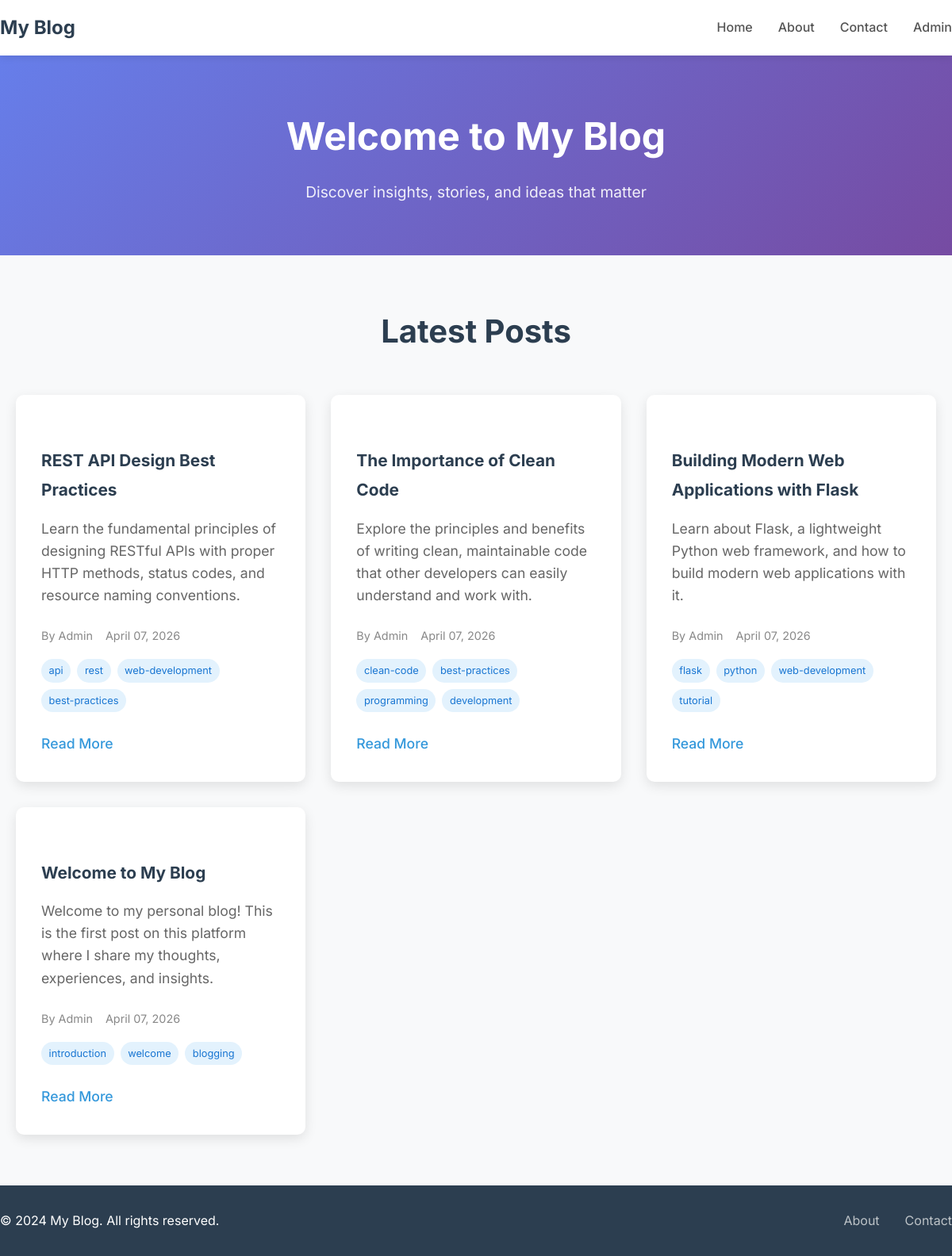
The page / on the database its author committed.
### app.py (models this page shows)
class BlogPost(db.Model):
    id = db.Column(db.Integer, primary_key=True)
    title = db.Column(db.String(200), nullable=False)
    content = db.Column(db.Text, nullable=False)
    excerpt = db.Column(db.String(300))
    author = db.Column(db.String(100), default='Admin')
    created_date = db.Column(db.DateTime, default=datetime.utcnow)
    updated_date = db.Column(db.DateTime, default=datetime.utcnow, onupdate=datetime.utcnow)
    published = db.Column(db.Boolean, default=True)
    tags = db.Column(db.String(200))  # comma-separated tags

### app.py (the view)
@app.route('/')
def index():
    page = request.args.get('page', 1, type=int)
    posts = BlogPost.query.filter_by(published=True).order_by(BlogPost.created_date.desc()).paginate(page=page, per_page=6)
    return render_template('index.html', posts=posts)

### templates/index.html (shortened to what this page needs)
{% extends "base.html" %}
{% block content %}
<section class="hero">
    <div class="hero-container">
        <h1>Welcome to My Blog</h1>
        <p>Discover insights, stories, and ideas that matter</p>
    </div>
</section>
<section class="posts-section">
    <div class="container">
        <h2>Latest Posts</h2>
        <div class="posts-grid">
            {% for post in posts.items %}
            <article class="post-card">
                <div class="post-content">
                    <h3><a href="{{ url_for('post', post_id=post.id) }}">{{ post.title }}</a></h3>
                    <p class="post-excerpt">{{ post.excerpt }}</p>
                    <div class="post-meta">
                        <span class="author">By {{ post.author }}</span>
                        <span class="date">{{ post.created_date.strftime('%B %d, %Y') }}</span>
                        {% if post.tags %}
                        <div class="tags">
                            {% for tag in post.tags.split(',') %}
                            <span class="tag">{{ tag.strip() }}</span>
                            {% endfor %}
                        </div>
                        {% endif %}
                    </div>
                    <a href="{{ url_for('post', post_id=post.id) }}" class="read-more">Read More</a>
                </div>
            </article>
            {% endfor %}
        </div>
    </div>
</section>
{% endblock %}</content>

### templates/base.html (shortened to what this page needs)
<!DOCTYPE html>
<html lang="en">
<head>
    <link rel="stylesheet" href="{{ url_for('static', filename='css/style.css') }}">
</head>
<body>
    <header class="header">
        <nav class="nav">
            <div class="nav-container">
                <a href="{{ url_for('index') }}" class="nav-logo">My Blog</a>
                <ul class="nav-menu">
                    <li><a href="{{ url_for('index') }}">Home</a></li>
                    <li><a href="{{ url_for('about') }}">About</a></li>
                    <li><a href="{{ url_for('contact') }}">Contact</a></li>
                    <li><a href="{{ url_for('admin') }}">Admin</a></li>
                </ul>
            </div>
        </nav>
    </header>
    <main class="main">
        {% block content %}{% endblock %}
    </main>
    <footer class="footer">
        <div class="footer-container">
            <p>&copy; 2024 My Blog. All rights reserved.</p>
            <div class="footer-links">
                <a href="{{ url_for('about') }}">About</a>
                <a href="{{ url_for('contact') }}">Contact</a>
            </div>
        </div>
    </footer>
</body>
</html>

### static/css/style.css (style rules this page uses)
* { margin: 0; padding: 0; box-sizing: border-box; }
body { font-family: 'Inter', sans-serif; line-height: 1.6; color: #333; background-color: #f8f9fa; }
.container { max-width: 1200px; margin: 0 auto; padding: 0 20px; }
.header { background: white; box-shadow: 0 2px 10px rgba(0,0,0,0.1); position: sticky; top: 0; z-index: 100; }
.nav { padding: 1rem 0; }
.nav-container { display: flex; justify-content: space-between; align-items: center; }
.nav-logo { font-size: 1.5rem; font-weight: 700; color: #2c3e50; text-decoration: none; }
.nav-menu { display: flex; list-style: none; gap: 2rem; }
.nav-menu a { text-decoration: none; color: #555; font-weight: 500; transition: color 0.3s; }
.hero { background: linear-gradient(135deg, #667eea 0%, #764ba2 100%); color: white; padding: 4rem 0; text-align: center; }
.hero-container h1 { font-size: 3rem; margin-bottom: 1rem; font-weight: 700; }
.hero-container p { font-size: 1.2rem; opacity: 0.9; }
.posts-section { padding: 4rem 0; }
.posts-section h2 { text-align: center; margin-bottom: 3rem; font-size: 2.5rem; color: #2c3e50; }
.posts-grid { display: grid; grid-template-columns: repeat(auto-fit, minmax(350px, 1fr)); gap: 2rem; }
.post-card { background: white; border-radius: 10px; overflow: hidden; box-shadow: 0 5px 15px rgba(0,0,0,0.1); transition: transform 0.3s, box-shadow 0.3s; }
.post-content { padding: 2rem; }
.post-card h3 { margin-bottom: 1rem; font-size: 1.3rem; }
.post-card h3 a { text-decoration: none; color: #2c3e50; transition: color 0.3s; }
.post-excerpt { color: #666; margin-bottom: 1.5rem; line-height: 1.6; }
.post-meta { display: flex; flex-wrap: wrap; gap: 1rem; margin-bottom: 1.5rem; font-size: 0.9rem; color: #888; }
.tags { display: flex; gap: 0.5rem; flex-wrap: wrap; }
.tag { background: #e3f2fd; color: #1976d2; padding: 0.2rem 0.6rem; border-radius: 15px; font-size: 0.8rem; }
.read-more { display: inline-block; color: #3498db; text-decoration: none; font-weight: 500; transition: color 0.3s; }
.post-content { font-size: 1.1rem; line-height: 1.8; color: #444; }
.post-content h2, .post-content h3, .post-content h4 { margin: 2rem 0 1rem 0; color: #2c3e50; }
.post-content p { margin-bottom: 1.5rem; }
.footer { background: #2c3e50; color: white; padding: 2rem 0; text-align: center; }
.footer-container { display: flex; justify-content: space-between; align-items: center; flex-wrap: wrap; gap: 1rem; }
.footer-links { display: flex; gap: 2rem; }
.footer-links a { color: #bdc3c7; text-decoration: none; transition: color 0.3s; }

### rows shown on the page
BlogPost: title "REST API Design Best Practices", excerpt "Learn the fundamental principles of designing RESTful APIs with proper HTTP methods, status codes, and resource naming conventions.", author "Admin", created_date "April 07, 2026", strip "api" "rest" "web-development" "best-practices"
BlogPost: title "The Importance of Clean Code", excerpt "Explore the principles and benefits of writing clean, maintainable code that other developers can easily understand and work with.", author "Admin", created_date "April 07, 2026", strip "clean-code" "best-practices" "programming" "development"
BlogPost: title "Building Modern Web Applications with Flask", excerpt "Learn about Flask, a lightweight Python web framework, and how to build modern web applications with it.", author "Admin", created_date "April 07, 2026", strip "flask" "python" "web-development" "tutorial"
BlogPost: title "Welcome to My Blog", excerpt "Welcome to my personal blog! This is the first post on this platform where I share my thoughts, experiences, and insights.", author "Admin", created_date "April 07, 2026", strip "introduction" "welcome" "blogging"
